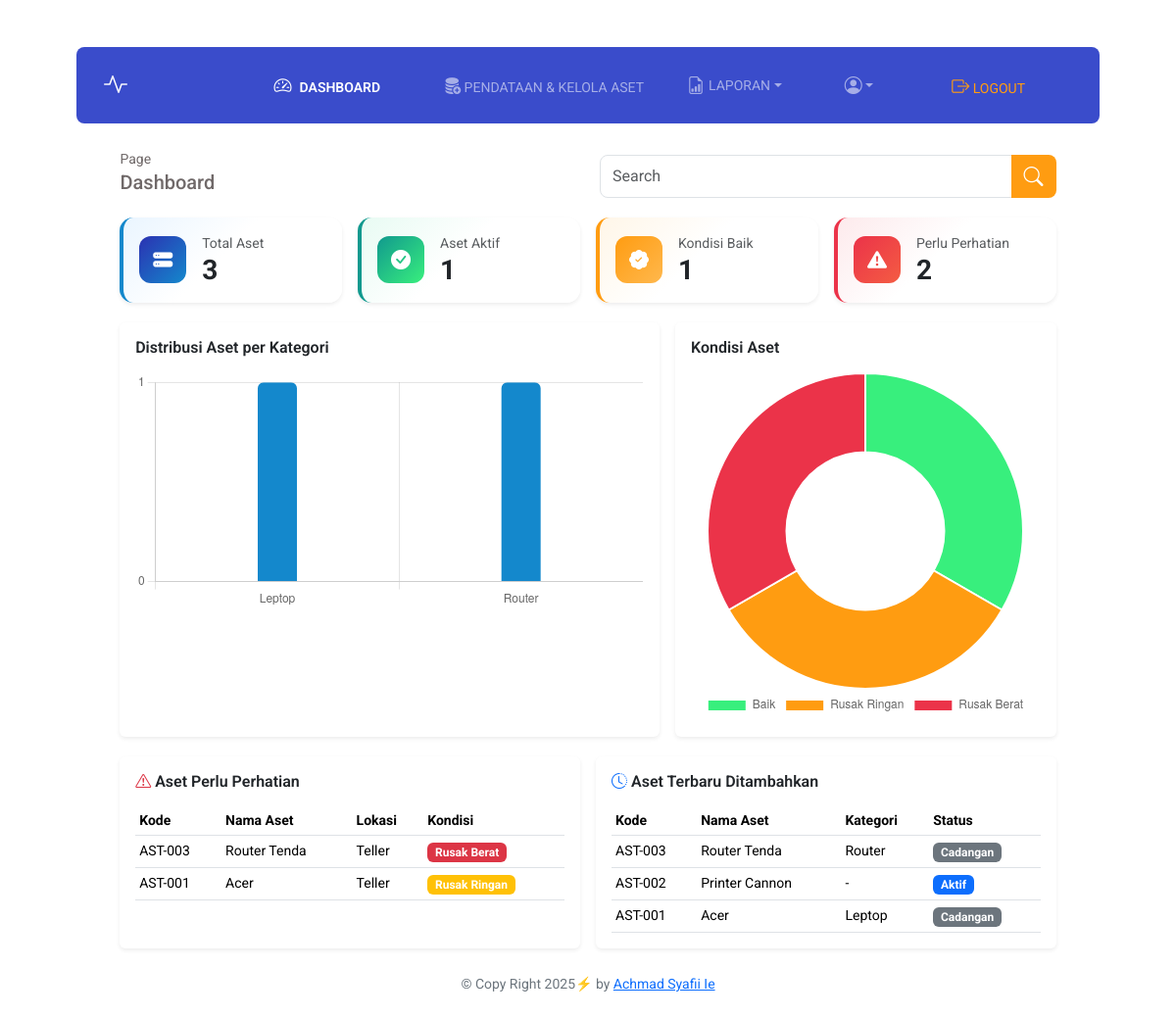
Page /dashboard.php (signed in) on the committed database.
### tables this page shows
CREATE TABLE `aset` (
  `id_aset` int(10) UNSIGNED NOT NULL,
  `kode_aset` varchar(255) NOT NULL,
  `nama_aset` varchar(255) NOT NULL,
  `id_kategori` int(11) NOT NULL,
  `spesifikasi` text NOT NULL,
  `id_lokasi` int(11) NOT NULL,
  `kondisi` enum('baik','rusak ringan','rusak berat') NOT NULL,
  `status` enum('aktif','cadangan','dihapuskan') NOT NULL,
  `tgl_perolehan` date NOT NULL,
  `keterangan` text NOT NULL,
  `foto_aset` varchar(255) NOT NULL
);

CREATE TABLE `lokasi` (
  `id_lokasi` int(10) UNSIGNED NOT NULL,
  `nama_lokasi` varchar(100) NOT NULL
);

CREATE TABLE `kategori` (
  `id_kategori` int(10) UNSIGNED NOT NULL,
  `nama_kategori` varchar(255) NOT NULL
);

### dashboard.php (the view, shortened to what the rows shown need)
<?php
require './modul/fuctions.php';
$dataKategori        = asetPerKategori();
$dataKondisi         = asetPerKondisi();
$asetPerluPerhatian  = asetPerluPerhatian(5);
$asetTerbaru         = asetTerbaru(5);
$labelKategori  = array_column($dataKategori, 'nama_kategori');
$jumlahKategori = array_column($dataKategori, 'jumlah');
$labelKondisi  = array_map('ucwords', array_column($dataKondisi, 'kondisi'));
$jumlahKondisi = array_column($dataKondisi, 'jumlah');
function badgeKondisi($kondisi)
{
    $kondisi = strtolower($kondisi);
    if ($kondisi === 'rusak ringan') return 'warning';
    if ($kondisi === 'rusak berat') return 'danger';
    return 'secondary';
}
function badgeStatus($status)
{
    $status = strtolower($status);
    if ($status === 'aktif') return 'primary';
    if ($status === 'cadangan') return 'secondary';
    return 'secondary';
}
?>
<!doctype html>
<html lang="en">
<head>
    <link href="https://cdn.jsdelivr.net/npm/bootstrap@5.3.8/dist/css/bootstrap.min.css" rel="stylesheet">
    <link rel="stylesheet" href="https://cdn.jsdelivr.net/npm/bootstrap-icons@1.13.1/font/bootstrap-icons.min.css">
    <link rel="stylesheet" href="css/style.css?v=<?= file_exists('css/style.css') ? filemtime('css/style.css') : time() ?>">
</head>
<body>
    <div class="container px-5 main-content">
        <div class="row justify-content-center g-3 mt-1 mb-4">
            <div class="col-lg-11">
                <div class="row g-3">
                    <div class="col-lg-6">
                        <div class="card shadow-sm border-0 h-100">
                            <div class="card-body">
                                <?php if (count($asetPerluPerhatian) > 0) : ?>
                                    <div class="table-responsive">
                                        <table class="table table-sm align-middle mb-0">
                                            <thead>
                                                <tr class="text-muted small">
                                                    <th>Kode</th>
                                                    <th>Nama Aset</th>
                                                    <th>Lokasi</th>
                                                    <th>Kondisi</th>
                                                </tr>
                                            </thead>
                                            <tbody>
                                                <?php foreach ($asetPerluPerhatian as $item) : ?>
                                                    <tr>
                                                        <td class="small"><?= $item['kode_aset'] ?></td>
                                                        <td class="small"><?= $item['nama_aset'] ?></td>
                                                        <td class="small"><?= $item['nama_lokasi'] ?? '-' ?></td>
                                                        <td><span class="badge bg-<?= badgeKondisi($item['kondisi']) ?>"><?= ucwords($item['kondisi']) ?></span></td>
                                                    </tr>
                                                <?php endforeach; ?>
                                            </tbody>
                                        </table>
                                    </div>
                                <?php else : ?>
                                    <p class="text-muted small m-0">Semua aset dalam kondisi baik. Tidak ada yang perlu perhatian.</p>
                                <?php endif; ?>
                            </div>
                        </div>
                    </div>
                    <div class="col-lg-6">
                        <div class="card shadow-sm border-0 h-100">
                            <div class="card-body">
                                <?php if (count($asetTerbaru) > 0) : ?>
                                    <div class="table-responsive">
                                        <table class="table table-sm align-middle mb-0">
                                            <thead>
                                                <tr class="text-muted small">
                                                    <th>Kode</th>
                                                    <th>Nama Aset</th>
                                                    <th>Kategori</th>
                                                    <th>Status</th>
                                                </tr>
                                            </thead>
                                            <tbody>
                                                <?php foreach ($asetTerbaru as $item) : ?>
                                                    <tr>
                                                        <td class="small"><?= $item['kode_aset'] ?></td>
                                                        <td class="small"><?= $item['nama_aset'] ?></td>
                                                        <td class="small"><?= $item['nama_kategori'] ?? '-' ?></td>
                                                        <td><span class="badge bg-<?= badgeStatus($item['status']) ?>"><?= ucwords($item['status']) ?></span></td>
                                                    </tr>
                                                <?php endforeach; ?>
                                            </tbody>
                                        </table>
                                    </div>
                                <?php else : ?>
                                    <p class="text-muted small m-0">Belum ada data aset yang ditambahkan.</p>
                                <?php endif; ?>
                            </div>
                        </div>
                    </div>
                </div>
            </div>
        </div>
    </div>
</body>
<script>
    // Chart: Distribusi Aset per Kategori
    const kategoriCtx = document.getElementById('chartKategori');
    if (kategoriCtx) {
        new Chart(kategoriCtx, {
            type: 'bar',
            data: {
                labels: <?= json_encode($labelKategori) ?>,
                datasets: [{
                    label: 'Jumlah Aset',
                    data: <?= json_encode($jumlahKategori) ?>,
                    backgroundColor: '#1488cc',
                    borderRadius: 6,
                    maxBarThickness: 40
                }]
            },
            options: {
                responsive: true,
                plugins: { legend: { display: false } },
                scales: { y: { beginAtZero: true, ticks: { precision: 0 } } }
            }
        });
    }
    // Chart: Kondisi Aset
    const kondisiCtx = document.getElementById('chartKondisi');
    if (kondisiCtx) {
        new Chart(kondisiCtx, {
            type: 'doughnut',
            data: {
                labels: <?= json_encode($labelKondisi) ?>,
                datasets: [{
                    data: <?= json_encode($jumlahKondisi) ?>,
                    backgroundColor: ['#38ef7d', '#ff9c11', '#eb3349', '#adb5bd']
                }]
            },
            options: {
                responsive: true,
                plugins: { legend: { position: 'bottom' } }
            }
        });
    }
</script>
</html>

### rows in the picture
aset: kode_aset "AST-003", nama_aset "Router Tenda", id_lokasi.nama_lokasi "Teller", kondisi "Rusak Berat", id_kategori.nama_kategori "Router", status "Cadangan"
aset: kode_aset "AST-001", nama_aset "Acer", id_lokasi.nama_lokasi "Teller", kondisi "Rusak Ringan", id_kategori.nama_kategori "Leptop", status "Cadangan"
aset: kode_aset "AST-002", nama_aset "Printer Cannon", nama_kategori "-", status "Aktif"

### other values in the picture
jumlahAset() "3"
jumlahAsetAktif() "1"
kondisiBaik() "1"
jumlahAsetRusak() "2"
chart data {{ json_encode($labelKategori) }} ["Leptop","Router"]
chart data {{ json_encode($jumlahKategori) }} ["1","1"]
chart data {{ json_encode($jumlahKondisi) }} ["1","1","1"]
